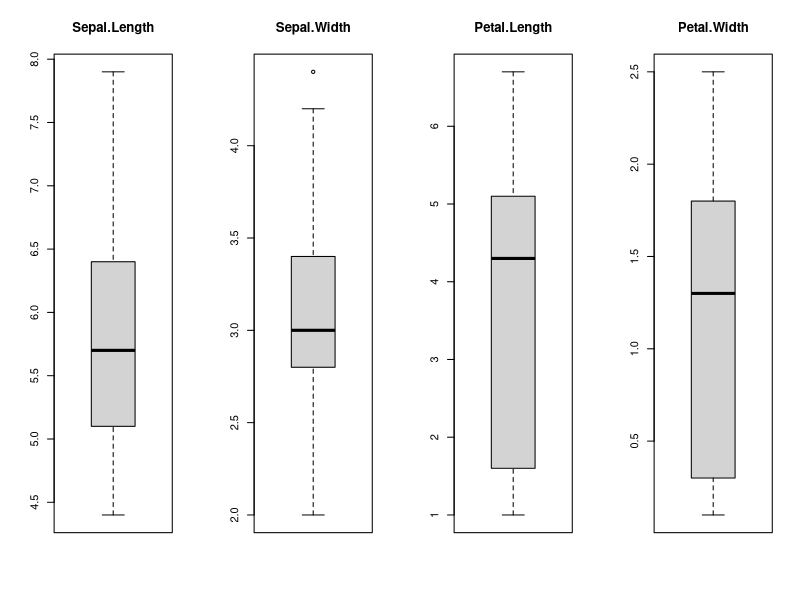
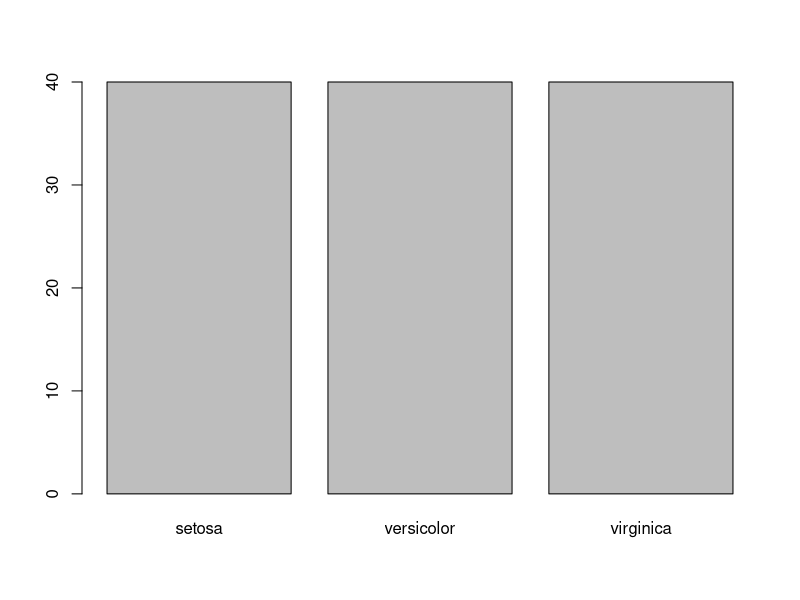
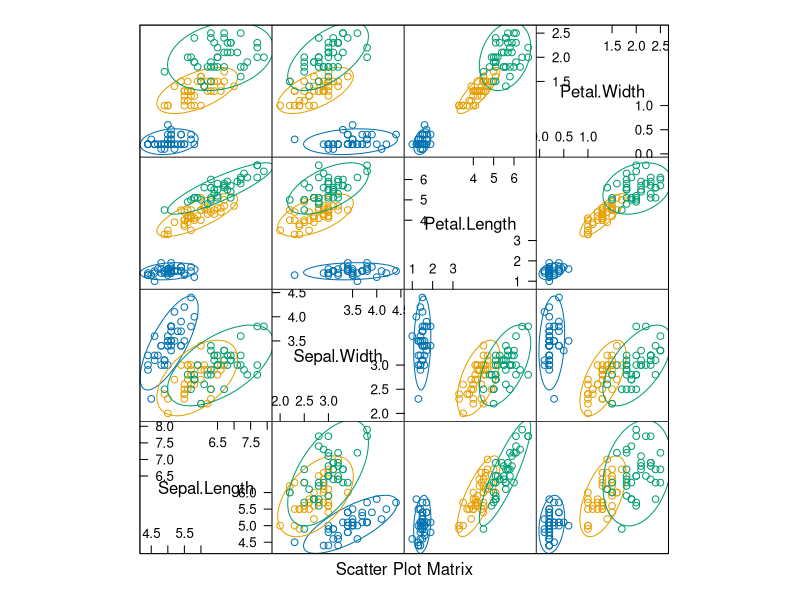
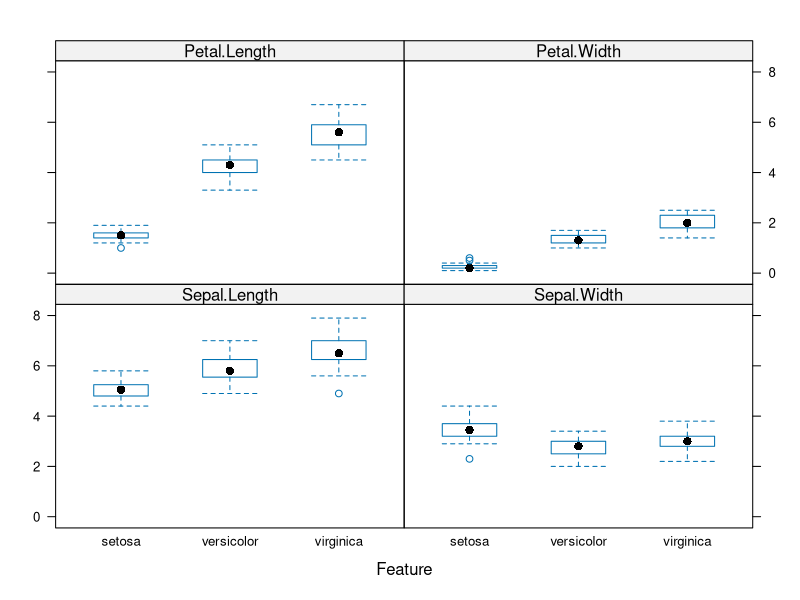
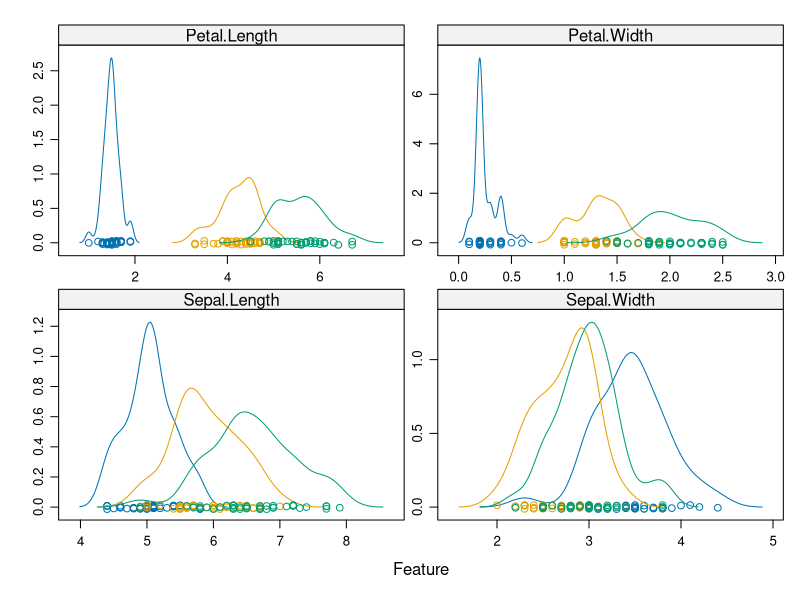
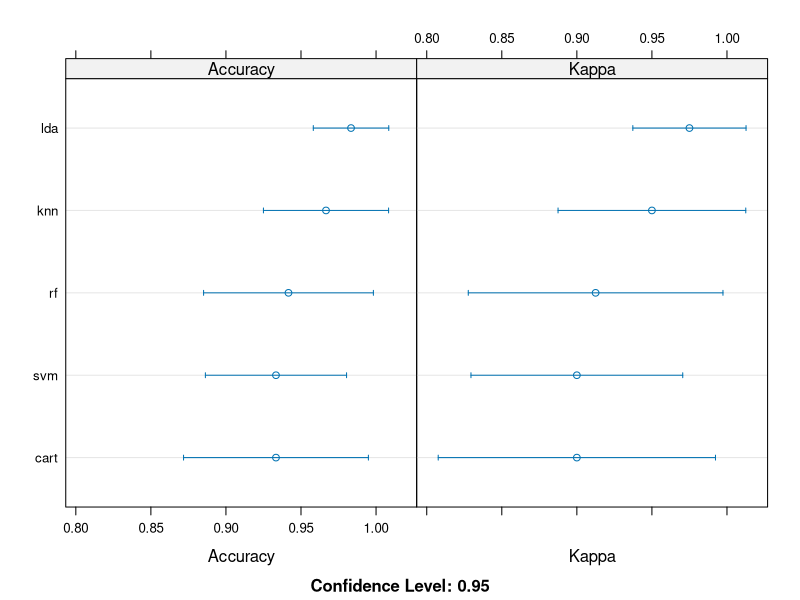

Generate these figures, in order, with R:
## ---- chunk 1
# Install packages (Run these lines once in the console if not installed)
# install.packages("caret", dependencies=c("Depends", "Suggests"))
# install.packages("ellipse")
# Load the package
library(caret)
## ---- chunk 2
# Attach the iris dataset to the environment
data(iris)
# Rename the dataset
dataset <- iris
## ---- chunk 3
# Create a list of 80% of the rows in the original dataset we can use for training
validation_index <- createDataPartition(dataset$Species, p=0.80, list=FALSE)

# Select 20% of the data for validation
validation <- dataset[-validation_index,]

# Use the remaining 80% of data to training and testing the models
dataset <- dataset[validation_index,]
## ---- chunk 4
# Dimensions of dataset
dim(dataset)
## ---- chunk 5
# List types for each attribute
sapply(dataset, class)
## ---- chunk 6
# Take a peek at the first 5 rows of the data
head(dataset)
## ---- chunk 7
# List the levels for the class
levels(dataset$Species)
## ---- chunk 8
# Summarize the class distribution
percentage <- prop.table(table(dataset$Species)) * 100
cbind(freq=table(dataset$Species), percentage=percentage)

# Summarize attribute distributions
summary(dataset)
## ---- chunk 9
# Split input and output
x <- dataset[,1:4]
y <- dataset[,5]

# Boxplot for each attribute on one image
par(mfrow=c(1,4))
for(i in 1:4) {
  boxplot(x[,i], main=names(iris)[i])
}
## ---- chunk 10
# Reset layout
par(mfrow=c(1,1))

# Barplot for class breakdown
plot(y)
## ---- chunk 11
# Scatterplot matrix
featurePlot(x=x, y=y, plot="ellipse")
## ---- chunk 12
# Box and whisker plots for each attribute
featurePlot(x=x, y=y, plot="box")
## ---- chunk 13
# Density plots for each attribute by class value
scales <- list(x=list(relation="free"), y=list(relation="free"))
featurePlot(x=x, y=y, plot="density", scales=scales)
## ---- chunk 14
# Run algorithms using 10-fold cross validation
control <- trainControl(method="cv", number=10)
metric <- "Accuracy"

# a) Linear algorithms
set.seed(7)
fit.lda <- train(Species~., data=dataset, method="lda", metric=metric, trControl=control)

# b) Nonlinear algorithms
# CART
set.seed(7)
fit.cart <- train(Species~., data=dataset, method="rpart", metric=metric, trControl=control)

# kNN
set.seed(7)
fit.knn <- train(Species~., data=dataset, method="knn", metric=metric, trControl=control)

# c) Advanced algorithms
# SVM
set.seed(7)
fit.svm <- train(Species~., data=dataset, method="svmRadial", metric=metric, trControl=control)

# Random Forest
set.seed(7)
fit.rf <- train(Species~., data=dataset, method="rf", metric=metric, trControl=control)
## ---- chunk 15
# Summarize accuracy of models
results <- resamples(list(lda=fit.lda, cart=fit.cart, knn=fit.knn, svm=fit.svm, rf=fit.rf))
summary(results)
## ---- chunk 16
# Compare accuracy of models
dotplot(results)
## ---- chunk 17
# Summarize Best Model (LDA)
print(fit.lda)
## ---- chunk 18
# Estimate skill of LDA on the validation dataset
predictions <- predict(fit.lda, validation)
confusionMatrix(predictions, validation$Species)
